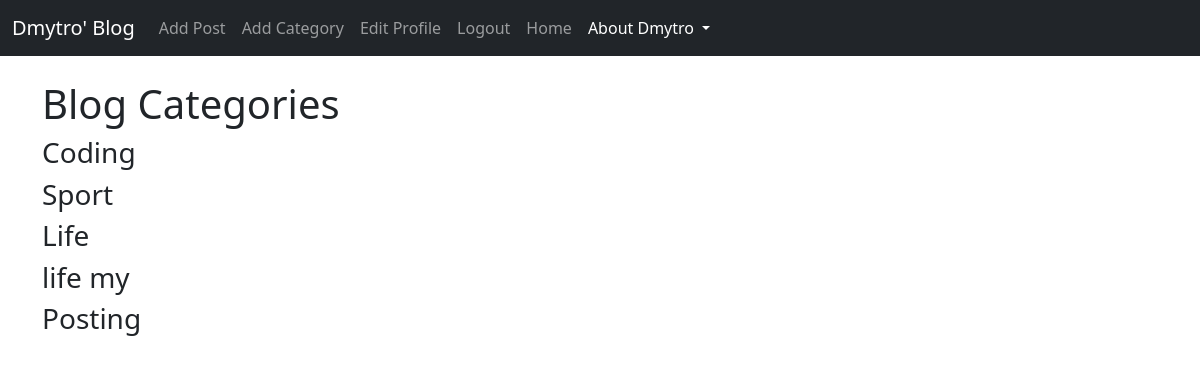
The page /category-list/ (signed in) on the database its author committed.
### myblog/models.py (models this page shows, shortened)
class Category(models.Model):
    name = models.CharField(max_length=255)
    def __str__(self):
        return self.name

### myblog/views.py (the view)
# urls.py: path('category-list/', CategoryListView, name='category-list'),
def CategoryListView(request):
    cat_menu_list = Category.objects.all()
    return render(request, 'category_list.html', {'cat_menu_list': cat_menu_list})

### myblog/templates/category_list.html (shortened to what this page needs)
{% extends 'base.html' %}
{% block content %}
    <h1>Blog Categories</h1>
      {% for item in cat_menu_list %}
        <h3><a class="dropdown-item" href="{% url 'category' item|slugify %}">{{ item }}</a></h3>
      {% endfor %}
{% endblock %}}

### rows shown on the page
Category: name "Coding"
Category: name "Sport"
Category: name "Life"
Category: name "life my"
Category: name "Posting"
